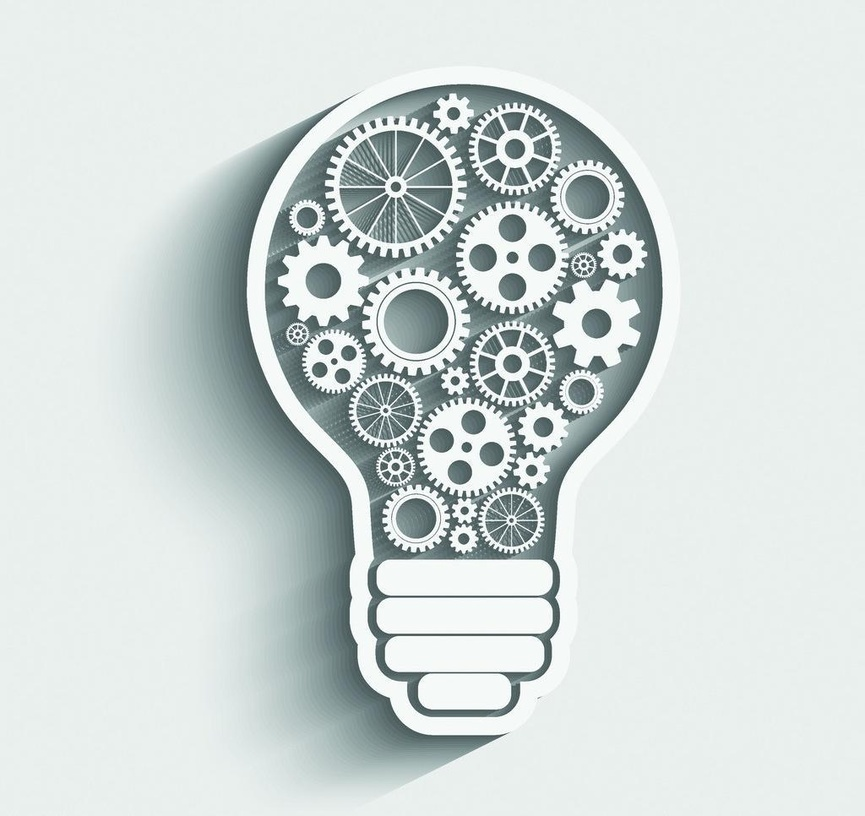
#> input picture le_1/head.jpg, 865 x 816 px, shrunk from 1024 x 966 before the run
$ python main.py head.jpg
#> lines starting #> are read from the running program, lines starting #| are printed output that depends on the picture
# _*_ coding:utf-8 _*_
#写的比较粗糙 没有加错误和异常处理 图片气泡
from PIL import Image,ImageFont,ImageDraw
import os
import sys

class addPicNum:
    # 初始化图片流
    def __init__(self,filePath,fontPath):
#> called with filePath = 'le_1/head.jpg', fontPath = 'le_1/BigCaslon.ttf'
        self.imageIO = Image.open(filePath)
#> self.imageIO is the input picture: PIL image 865x816 RGB; mean R, G, B 208.1, 216.6, 215.2
        self.FontSize = min(self.imageIO.size)/8
#> self.FontSize = 102
        self.FontIO = ImageFont.truetype(fontPath,self.FontSize)
    def add_num(self):
        # draw.text (（x,y），“text,"RGB值”，字体）
        # 如果这里不-50的x坐标，那么整个“5”就处于图片的界外了，所以需要减一个数值
        # Y坐标可以设为0,这样顶部就对齐最上
        draw = ImageDraw.Draw(self.imageIO)
        draw.text((self.imageIO.size[0]-50,0),"5",(256,0,0),font = self.FontIO)
        self.imageIO.save("./le_1/output.jpg","jpeg")
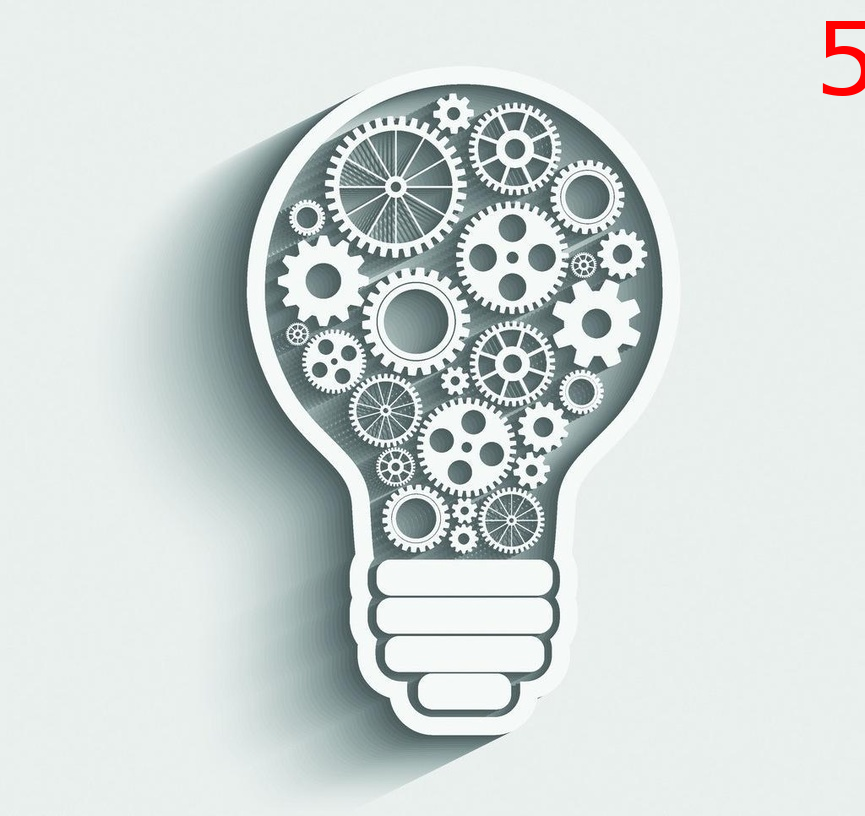
#> saved as output.jpg: PIL image 865x816 RGB; mean R, G, B 208.2, 216.1, 214.8


# 获取当前路径
path = os.path.abspath(os.path.dirname(sys.argv[0]))
# 调用类 并初始化图片地址和字体路径
watermark = addPicNum(path+'/head.jpg',path+'/BigCaslon.ttf')
watermark.add_num()
